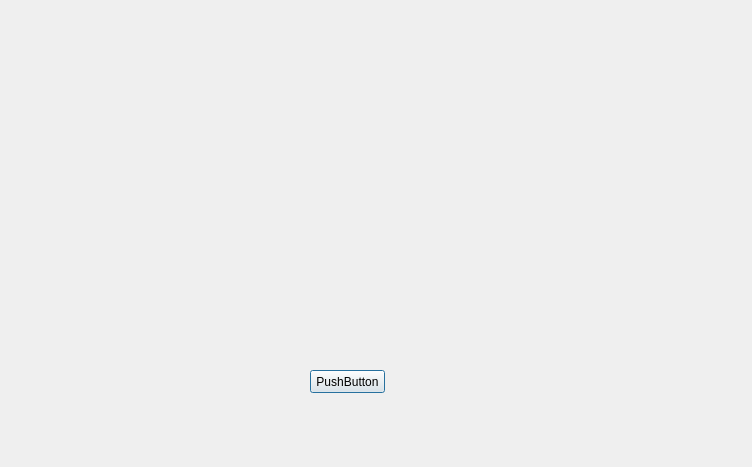
<?xml version="1.0" encoding="UTF-8"?>
<ui version="4.0">
 <class>Dialog5</class>
 <widget class="QDialog" name="Dialog5">
  <property name="geometry">
   <rect>
    <x>0</x>
    <y>0</y>
    <width>752</width>
    <height>467</height>
   </rect>
  </property>
  <property name="windowTitle">
   <string>Dialog</string>
  </property>
  <widget class="QPushButton" name="pushButton">
   <property name="geometry">
    <rect>
     <x>310</x>
     <y>370</y>
     <width>75</width>
     <height>23</height>
    </rect>
   </property>
   <property name="text">
    <string>PushButton</string>
   </property>
  </widget>
 </widget>
 <resources/>
 <connections/>
</ui>
